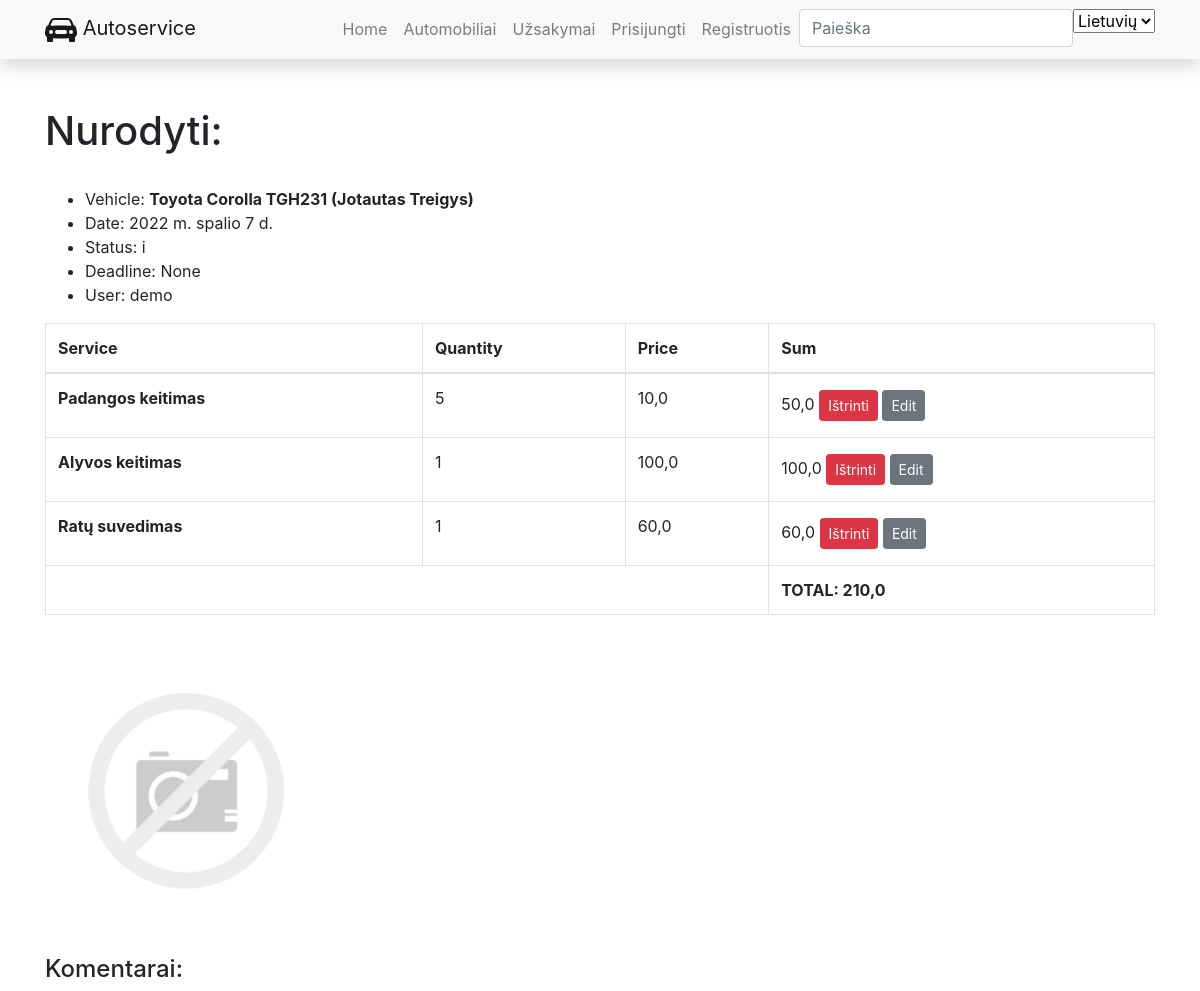
/lt/uzsakymai/5, run on an earlier commit of the app's database.
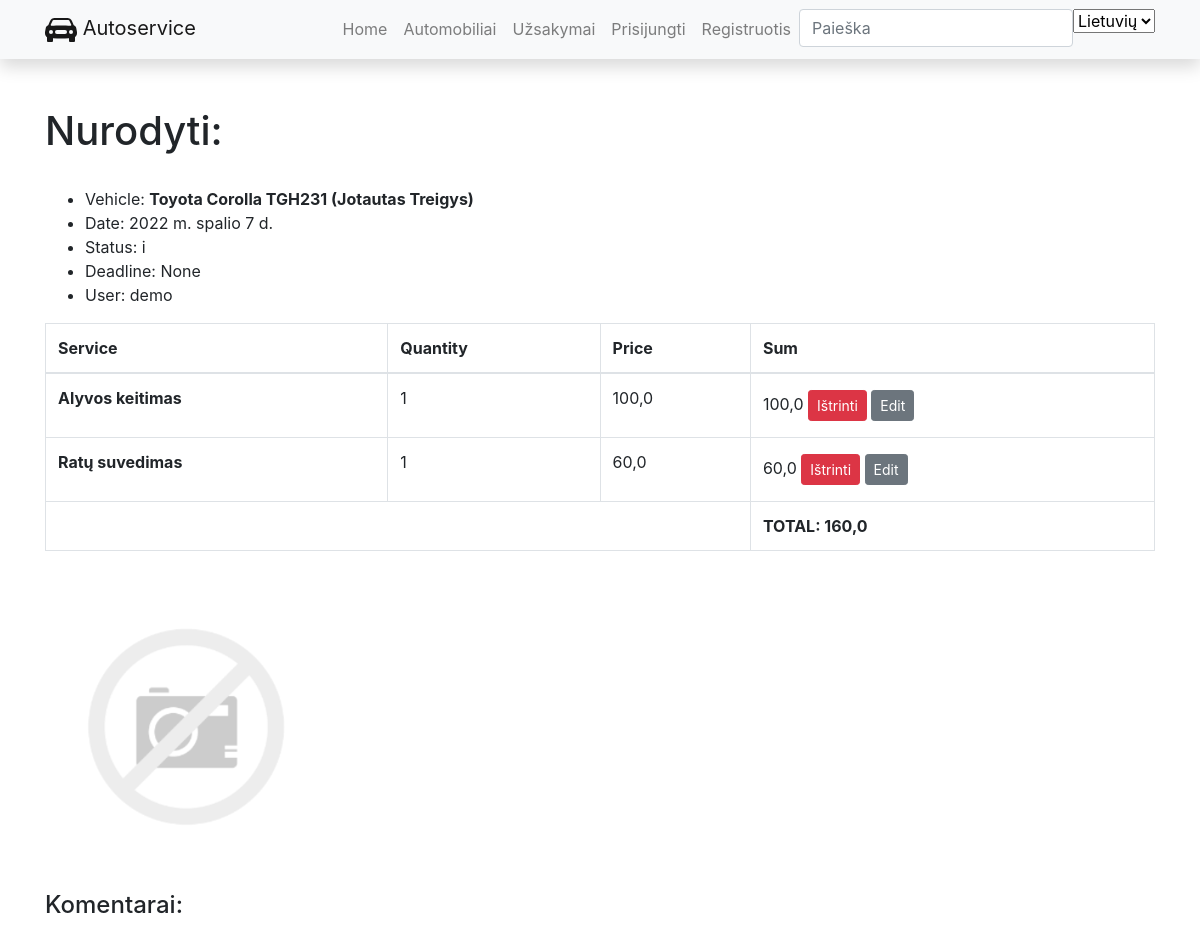
And on a later commit of the database.
### autoservice/models.py (models this page shows, shortened)
class Uzsakymas(models.Model):
    data = models.DateField(_("Date"), auto_now_add=True, blank=True)
    automobilis = models.ForeignKey("Automobilis", on_delete=models.SET_NULL, null=True, related_name="uzsakymai")
    vartotojas = models.ForeignKey(User, on_delete=models.SET_NULL, null=True, blank=True)
    terminas = models.DateTimeField(_("Deadline"), null=True, blank=True)
    def praejes_terminas(self):
        if self.terminas and datetime.today().replace(tzinfo=utc) > self.terminas.replace(tzinfo=utc):
            return True
        return False
    praejes_terminas.short_description = _("Past Deadline")
    def bendra(self):
        bendra = 0
        eilutes = self.eilutes.all()
        for eilute in eilutes:
            bendra += eilute.kiekis * eilute.paslauga.kaina
        return bendra
    bendra.short_description = _("Total")
    STATUS = (
        ("p", _("Confirmed")),
        ("v", _("In Progress")),
        ("i", _("Done")),
        ("a", _("Cancelled")),
    )
    statusas = models.CharField(_("Status"), max_length=1, choices=STATUS, default="p", help_text="Statusas")
    class Meta:
        verbose_name = _("Order")
        verbose_name_plural = _("Orders")
        ordering = ['-id']

class Automobilis(models.Model):
    modelis = models.ForeignKey("AutomobilioModelis", on_delete=models.SET_NULL, null=True)
    valstybinis_nr = models.CharField("Valstybinis numeris", max_length=10)
    vin_kodas = models.CharField("VIN kodas", max_length=20)
    kliento_vardas = models.CharField("Kliento vardas", max_length=30)
    photo = models.ImageField('Nuotrauka', upload_to='automobiliai', null=True)
    aprasymas = HTMLField("Aprašymas", null=True, blank=True)
    def __str__(self):
        return f"{self.modelis} {self.valstybinis_nr} ({self.kliento_vardas})"
    class Meta:
        verbose_name = "Automobilis"
        verbose_name_plural = "Automobiliai"
        ordering = ['-id']

class AutomobilioModelis(models.Model):
    gamintojas = models.CharField("Gamintojas", max_length=100)
    modelis = models.CharField("Modelis", max_length=100)
    def __str__(self):
        return f"{self.gamintojas} {self.modelis}"
    class Meta:
        verbose_name = "Automobilio modelis"
        verbose_name_plural = "Automobilio modeliai"

class UzsakymoEilute(models.Model):
    uzsakymas = models.ForeignKey(verbose_name=_("Order"), to="Uzsakymas", on_delete=models.CASCADE, null=True, related_name="eilutes")
    paslauga = models.ForeignKey(verbose_name=_("Service"), to="Paslauga", on_delete=models.SET_NULL, null=True)
    kiekis = models.IntegerField(_("Quantity"))
    def suma(self):
        return self.kiekis * self.paslauga.kaina
    suma.short_description = _("Sum")
    class Meta:
        verbose_name = _("Order Line")
        verbose_name_plural = _("Order Lines")

class Paslauga(models.Model):
    pavadinimas = models.CharField("Pavadinimas", max_length=200)
    kaina = models.FloatField("Kaina")
    class Meta:
        verbose_name = "Paslauga"
        verbose_name_plural = "Paslaugos"

class Profile(models.Model):
    user = models.OneToOneField(User, on_delete=models.CASCADE)
    nuotrauka = models.ImageField(default='default.png', upload_to="profile_pics")

### autoservice/views.py (the view, shortened to what this page needs)
# urls.py: path('uzsakymai/<int:pk>', views.UzsakymasDetailView.as_view(), name="uzsakymas"),
class UzsakymasDetailView(generic.DetailView, FormMixin):
    model = Uzsakymas
    form_class = UzsakymoKomentarasForm

### autoservice/forms.py
class UzsakymoKomentarasForm(forms.ModelForm):
    class Meta:
        model = UzsakymoKomentaras
        fields = ('uzsakymas', 'vartotojas', 'komentaras',)
        widgets = {'uzsakymas': forms.HiddenInput(), 'vartotojas': forms.HiddenInput()}

### autoservice/templates/autoservice/uzsakymas_detail.html (shortened to what this page needs)
{% extends "base.html" %}
{% load i18n %}
{% block content %}
<h1>{% trans "Order" %}:</h1>
<br>
<ul>
    <li>{% trans "Vehicle" %}: <b>{{ object.automobilis }}</b></li>
    <li>{% trans "Date" %}: {{ object.data }}</li>
    <li>{% trans "Status" %}: {{ object.statusas }}</li>
    <li>{% trans "Deadline" %}: {{ object.terminas }}</li>
    <li>{% trans "User" %}: {{ object.vartotojas }}</li>
</ul>
<table class="table table-bordered">
  <thead>
    <tr>
      <th scope="col">{% trans "Service" %}</th>
      <th scope="col">{% trans "Quantity" %}</th>
      <th scope="col">{% trans "Price" %}</th>
      <th scope="col">{% trans "Sum" %}</th>
    </tr>
  </thead>
  <tbody>
  {% for eilute in object.eilutes.all %}
    <tr>
      <th scope="row">{{ eilute.paslauga.pavadinimas }}</th>
      <td>{{ eilute.kiekis }}</td>
      <td>{{ eilute.paslauga.kaina }}</td>
      <td>{{ eilute.suma }}
              <a class="btn btn-danger btn-sm mt-1 mb-1" href="{% url 'manouzsakymas_deleteline' object.id eilute.id %}">{% trans "Delete" %}</a>
              <a class="btn btn-secondary btn-sm mt-1 mb-1" href="{% url 'manouzsakymas_updateline' object.id eilute.id %}">{% trans "Edit" %}</a>
      </td>
    </tr>
  {% endfor %}
    <tr>
        <td colspan="3"></td>
      <th>{% trans "TOTAL" %}: {{ object.bendra }}</th>
    </tr>
  </tbody>
</table>
  <img class="rounded-circle account-img" src="{{ object.vartotojas.profile.nuotrauka.url }}">
  <h4>Komentarai:</h4>
{% endblock %}

### autoservice/templates/base.html (shortened to what this page needs)
<!DOCTYPE html>
<html lang="en">
<head>
  <link rel="stylesheet" href="https://maxcdn.bootstrapcdn.com/bootstrap/4.5.0/css/bootstrap.min.css">
  {% load static %}
  <link rel="stylesheet" href="{% static 'css/styles.css' %}">
</head>
<body>
<nav class="navbar navbar-expand-lg navbar-light bg-light static-top mb-5 shadow">
  <div class="container">
    <a class="navbar-brand" href="">
    Autoservice
    </a>
    <div class="collapse navbar-collapse" id="navbarResponsive">
      <ul class="navbar-nav ml-auto">
        <li class="nav-item">
          <a class="nav-link" href="{% url 'index' %}">Home</a>
        </li>
        <li class="nav-item">
          <a class="nav-link" href="{% url 'automobiliai' %}">Automobiliai</a>
        </li>
        <li class="nav-item">
          <a class="nav-link" href="{% url 'uzsakymai' %}">Užsakymai</a>
        </li>
        {% if user.is_authenticated %}
            <li class="nav-item"><a class="nav-link" href="#">
              <svg class="bi bi-person" width="1.5em" height="1.5em" viewBox="0 0 16 16" fill="currentColor" xmlns="http://www.w3.org/2000/svg">
                <path fill-rule="evenodd" d="M13 14s1 0 1-1-1-4-6-4-6 3-6 4 1 1 1 1h10zm-9.995-.944v-.002.002zM3.022 13h9.956a.274.274 0 00.014-.002l.008-.002c-.001-.246-.154-.986-.832-1.664C11.516 10.68 10.289 10 8 10c-2.29 0-3.516.68-4.168 1.332-.678.678-.83 1.418-.832 1.664a1.05 1.05 0 00.022.004zm9.974.056v-.002.002zM8 7a2 2 0 100-4 2 2 0 000 4zm3-2a3 3 0 11-6 0 3 3 0 016 0z" clip-rule="evenodd"/>
              </svg>
            {{ user.get_username }}</a></li>
            <li class="nav-item"><a class="nav-link" href="{% url 'logout'%}?next=/autoservice">Atsijungti</a></li>
            <li class="nav-item"><a class="nav-link" href="{% url 'profile'%}">Mano profilis</a></li>
            <li class="nav-item"><a class="nav-link" href="{% url 'manouzsakymai'%}">Mano užsakymai</a></li>
            <li class="nav-item"><a class="nav-link" href="{% url 'manouzsakymas_new' %}">Naujas užsakymas</a></li>
          {% else %}
            <li class="nav-item"><a class="nav-link" href="{% url 'login'%}?next={{request.path}}">Prisijungti</a></li>
            <li class="nav-item"><a class="nav-link" href="{% url 'register'%}">Registruotis</a></li>
          {% endif %}
        <li>
            <form action="{% url 'search' %}" method="get" class="form-inline my-2 my-md-0">
            <input name="query" class="form-control" type="text" placeholder="Paieška">
            </form>
        </li>
      {% load i18n %}
      <form action="{% url 'set_language' %}" method="post">
        <select name="language" onchange="this.form.submit()">
          {% load static %}
          {% get_current_language as LANGUAGE_CODE %}
          {% get_available_languages as LANGUAGES %}
          {% for lang in LANGUAGES %}
          <option value="{{ lang.0 }}" {% if lang.0 == LANGUAGE_CODE %} selected="selected" hreflang="{{ lang.0 }}"{% endif %}>
            {{ lang.1 }}
          </option>
          {% endfor %}
        </select>
      </form>
      </ul>
    </div>
  </div>
</nav>
<div class="container">
{% block content %}{% endblock %}
</div>
</body>
</html>

What changed in the data, as far as the page shows it:
removed UzsakymoEilute: paslauga.pavadinimas "Padangos keitimas", kiekis "5", paslauga.kaina "10,0", suma "50,0"
computed for Uzsakymas "None": bendra "210,0" → "160,0"
